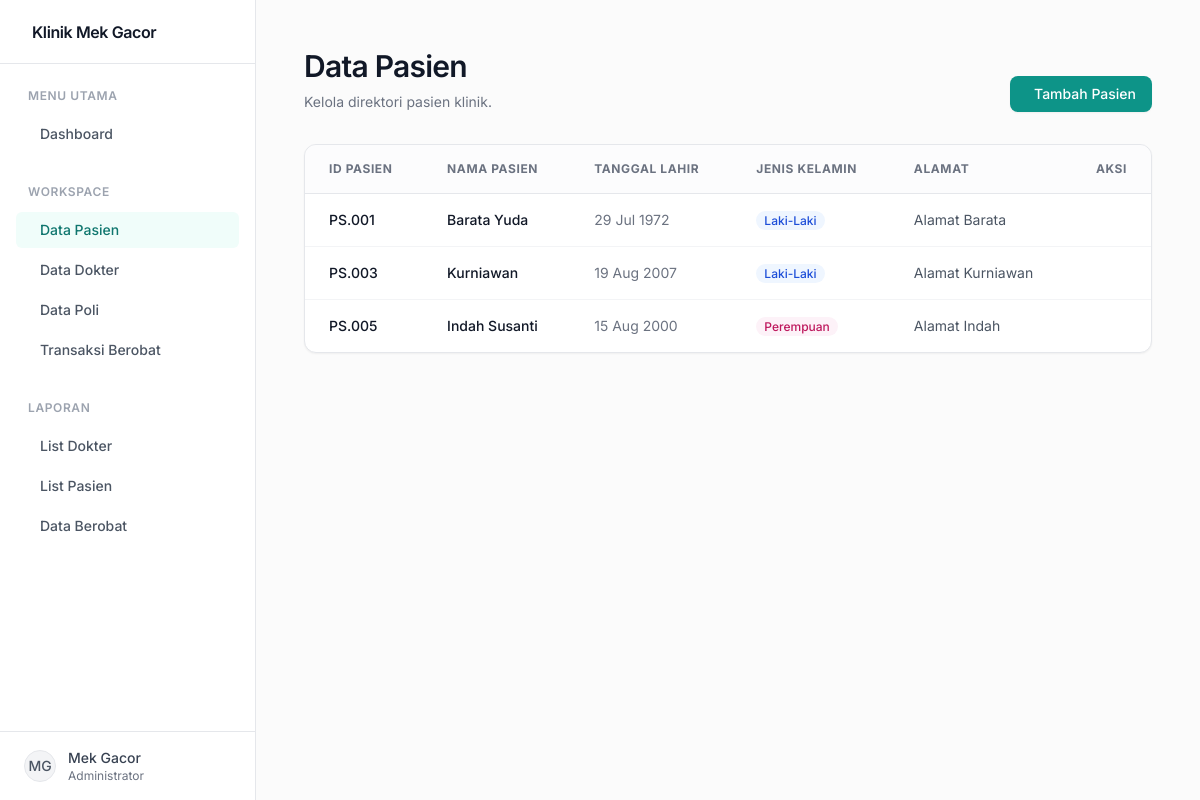
The app's page /pasien.php with its own data.
### tables this page shows
CREATE TABLE IF NOT EXISTS Pasien (
    PasienKlinik_ID VARCHAR(10) PRIMARY KEY,
    Nama_PasienKlinik VARCHAR(100) NOT NULL,
    Tanggal_LahirPasien DATE NOT NULL,
    Jenis_KelaminPasien ENUM('Laki-Laki', 'Perempuan') NOT NULL,
    Alamat_Pasien TEXT
);

### pasien.php (the view)
<?php
include 'koneksi.php';
include 'header.php';
?>
<div class="flex flex-col md:flex-row md:items-end justify-between gap-4 mb-8">
    <div>
        <h2 class="text-3xl font-semibold text-gray-900 tracking-tight">Data Pasien</h2>
        <p class="mt-2 text-gray-500 text-sm">Kelola direktori pasien klinik.</p>
    </div>
    <a href="tambahpasien.php" class="inline-flex items-center px-4 py-2 bg-brand-600 hover:bg-brand-700 text-white text-sm font-medium rounded-lg transition-colors shadow-sm focus:outline-none focus:ring-2 focus:ring-offset-2 focus:ring-brand-500">
        <i class="ph ph-plus mr-2 text-lg"></i> Tambah Pasien
    </a>
</div>
<div class="bg-white rounded-xl shadow-sm border border-gray-200 overflow-hidden">
    <div class="table-container overflow-x-auto">
        <table class="w-full text-left border-collapse whitespace-nowrap">
            <thead>
                <tr class="bg-gray-50/50 border-b border-gray-200 text-xs font-medium text-gray-500 uppercase tracking-wider">
                    <th class="px-6 py-4">ID Pasien</th>
                    <th class="px-6 py-4">Nama Pasien</th>
                    <th class="px-6 py-4">Tanggal Lahir</th>
                    <th class="px-6 py-4">Jenis Kelamin</th>
                    <th class="px-6 py-4">Alamat</th>
                    <th class="px-6 py-4 text-right">Aksi</th>
                </tr>
            </thead>
            <tbody class="divide-y divide-gray-100 text-sm">
                <?php
                $sql = "SELECT * FROM Pasien ORDER BY PasienKlinik_ID ASC";
                $result = mysqli_query($conn, $sql);
                if (mysqli_num_rows($result) > 0) {
                    while($row = mysqli_fetch_assoc($result)) {
                        $jk_bg = $row['Jenis_KelaminPasien'] == 'Laki-Laki' ? 'bg-blue-50 text-blue-700' : 'bg-pink-50 text-pink-700';
                        echo "<tr class='hover:bg-gray-50/50 transition-colors'>";
                        echo "<td class='px-6 py-4 font-medium text-gray-900'>" . htmlspecialchars($row['PasienKlinik_ID']) . "</td>";
                        echo "<td class='px-6 py-4 font-medium text-gray-900'>" . htmlspecialchars($row['Nama_PasienKlinik']) . "</td>";
                        echo "<td class='px-6 py-4 text-gray-500'>" . date('d M Y', strtotime($row['Tanggal_LahirPasien'])) . "</td>";
                        echo "<td class='px-6 py-4'>
                                <span class='px-2 py-0.5 rounded-full $jk_bg font-medium text-xs'>" . htmlspecialchars($row['Jenis_KelaminPasien']) . "</span>
                              </td>";
                        echo "<td class='px-6 py-4 text-gray-600 max-w-xs truncate' title='".htmlspecialchars($row['Alamat_Pasien'])."'>" . htmlspecialchars($row['Alamat_Pasien']) . "</td>";
                        echo "<td class='px-6 py-4 text-right'>
                                <div class='flex justify-end gap-3 text-lg'>
                                    <a href='editpasien.php?id=" . urlencode($row['PasienKlinik_ID']) . "' class='text-gray-400 hover:text-brand-600 transition-colors' title='Edit'>
                                        <i class='ph ph-pencil-simple'></i>
                                    </a>
                                    <a href='hapuspasien.php?id=" . urlencode($row['PasienKlinik_ID']) . "' onclick=\"return confirm('Hapus data pasien ini?');\" class='text-gray-400 hover:text-red-600 transition-colors' title='Delete'>
                                        <i class='ph ph-trash'></i>
                                    </a>
                                </div>
                              </td>";
                        echo "</tr>";
                    }
                } else {
                    echo "<tr><td colspan='6' class='px-6 py-12 text-center text-gray-500'>Tidak ada data pasien.</td></tr>";
                }
                ?>
            </tbody>
        </table>
    </div>
</div>
<?php include 'footer.php'; ?>

### header.php (shortened to what this page needs)
<!DOCTYPE html>
<html lang="id" class="antialiased">
<head>
    <script src="https://cdn.tailwindcss.com"></script>
</head>
<body class="bg-gray-50 text-gray-900 flex h-screen overflow-hidden font-sans">
    <aside class="w-64 bg-white border-r border-gray-200 flex flex-col flex-shrink-0 print:hidden">
        <div class="h-16 flex items-center px-6 border-b border-gray-200">
            <span class="font-semibold text-gray-900 tracking-tight">Klinik Mek Gacor</span>
        </div>
        <nav class="flex-1 overflow-y-auto py-6 px-4 space-y-8">
            <div>
                <div class="px-3 text-xs font-semibold text-gray-400 uppercase tracking-wider mb-3">Menu Utama</div>
                <div class="space-y-1">
                    <?php $current_page = basename($_SERVER['PHP_SELF']); ?>
                    <a href="index.php" class="flex items-center px-3 py-2 text-sm font-medium rounded-md transition-colors <?php echo ($current_page == 'index.php') ? 'text-brand-700 bg-brand-50' : 'text-gray-600 hover:bg-gray-50 hover:text-gray-900'; ?>">
                        <i class="ph ph-squares-four text-lg mr-3 <?php echo ($current_page == 'index.php') ? 'text-brand-600' : 'text-gray-400'; ?>"></i> Dashboard
                    </a>
                </div>
            </div>
            <div>
                <div class="px-3 text-xs font-semibold text-gray-400 uppercase tracking-wider mb-3">Workspace</div>
                <div class="space-y-1">
                    <a href="pasien.php" class="flex items-center px-3 py-2 text-sm font-medium rounded-md transition-colors <?php echo ($current_page == 'pasien.php' || $current_page == 'tambahpasien.php' || $current_page == 'editpasien.php') ? 'text-brand-700 bg-brand-50' : 'text-gray-600 hover:bg-gray-50 hover:text-gray-900'; ?>">
                        <i class="ph ph-users text-lg mr-3 <?php echo ($current_page == 'pasien.php' || $current_page == 'tambahpasien.php' || $current_page == 'editpasien.php') ? 'text-brand-600' : 'text-gray-400'; ?>"></i> Data Pasien
                    </a>
                    <a href="dokter.php" class="flex items-center px-3 py-2 text-sm font-medium rounded-md transition-colors <?php echo ($current_page == 'dokter.php' || $current_page == 'tambahdokter.php' || $current_page == 'editdokter.php') ? 'text-brand-700 bg-brand-50' : 'text-gray-600 hover:bg-gray-50 hover:text-gray-900'; ?>">
                        Data Dokter
                    </a>
                    <a href="poli.php" class="flex items-center px-3 py-2 text-sm font-medium rounded-md transition-colors <?php echo ($current_page == 'poli.php' || $current_page == 'tambahpoli.php' || $current_page == 'editpoli.php') ? 'text-brand-700 bg-brand-50' : 'text-gray-600 hover:bg-gray-50 hover:text-gray-900'; ?>">
                        <i class="ph ph-first-aid text-lg mr-3 <?php echo ($current_page == 'poli.php' || $current_page == 'tambahpoli.php' || $current_page == 'editpoli.php') ? 'text-brand-600' : 'text-gray-400'; ?>"></i> Data Poli
                    </a>
                    <a href="listberobat.php" class="flex items-center px-3 py-2 text-sm font-medium rounded-md transition-colors <?php echo ($current_page == 'listberobat.php' || $current_page == 'tambahberobat.php' || $current_page == 'editberobat.php') ? 'text-brand-700 bg-brand-50' : 'text-gray-600 hover:bg-gray-50 hover:text-gray-900'; ?>">
                        Transaksi Berobat
                    </a>
                </div>
            </div>
            <div>
                <div class="px-3 text-xs font-semibold text-gray-400 uppercase tracking-wider mb-3">Laporan</div>
                <div class="space-y-1">
                    <a href="laporan_dokter.php" class="flex items-center px-3 py-2 text-sm font-medium rounded-md transition-colors <?php echo ($current_page == 'laporan_dokter.php') ? 'text-brand-700 bg-brand-50' : 'text-gray-600 hover:bg-gray-50 hover:text-gray-900'; ?>">
                        <i class="ph ph-file-text text-lg mr-3 <?php echo ($current_page == 'laporan_dokter.php') ? 'text-brand-600' : 'text-gray-400'; ?>"></i> List Dokter
                    </a>
                    <a href="laporan_pasien.php" class="flex items-center px-3 py-2 text-sm font-medium rounded-md transition-colors <?php echo ($current_page == 'laporan_pasien.php') ? 'text-brand-700 bg-brand-50' : 'text-gray-600 hover:bg-gray-50 hover:text-gray-900'; ?>">
                        <i class="ph ph-file-text text-lg mr-3 <?php echo ($current_page == 'laporan_pasien.php') ? 'text-brand-600' : 'text-gray-400'; ?>"></i> List Pasien
                    </a>
                    <a href="laporan_berobat.php" class="flex items-center px-3 py-2 text-sm font-medium rounded-md transition-colors <?php echo ($current_page == 'laporan_berobat.php') ? 'text-brand-700 bg-brand-50' : 'text-gray-600 hover:bg-gray-50 hover:text-gray-900'; ?>">
                        <i class="ph ph-file-text text-lg mr-3 <?php echo ($current_page == 'laporan_berobat.php') ? 'text-brand-600' : 'text-gray-400'; ?>"></i> Data Berobat
                    </a>
                </div>
            </div>
        </nav>
        <div class="p-4 border-t border-gray-200">
            <div class="flex items-center px-2">
                <div class="h-8 w-8 rounded-full bg-gray-100 flex items-center justify-center text-sm font-medium text-gray-600 border border-gray-200">MG</div>
                <div class="ml-3">
                    <p class="text-sm font-medium text-gray-700">Mek Gacor</p>
                    <p class="text-xs text-gray-500">Administrator</p>
                </div>
            </div>
        </div>
    </aside>
    <main class="flex-1 flex flex-col min-w-0 bg-[#fbfbfb] print:bg-white print:block">
        <div class="flex-1 overflow-y-auto p-8 lg:p-12 print:p-0 print:overflow-visible">
            <div class="max-w-6xl mx-auto print:max-w-full">

### footer.php
            </div>
        </div>
    </main>
</body>
</html>

### records on screen
pasien: PasienKlinik_ID "PS.001", Nama_PasienKlinik "Barata Yuda", Tanggal_LahirPasien "29 Jul 1972", Jenis_KelaminPasien "Laki-Laki", Alamat_Pasien "Alamat Barata"
pasien: PasienKlinik_ID "PS.003", Nama_PasienKlinik "Kurniawan", Tanggal_LahirPasien "19 Aug 2007", Jenis_KelaminPasien "Laki-Laki", Alamat_Pasien "Alamat Kurniawan"
pasien: PasienKlinik_ID "PS.005", Nama_PasienKlinik "Indah Susanti", Tanggal_LahirPasien "15 Aug 2000", Jenis_KelaminPasien "Perempuan", Alamat_Pasien "Alamat Indah"
